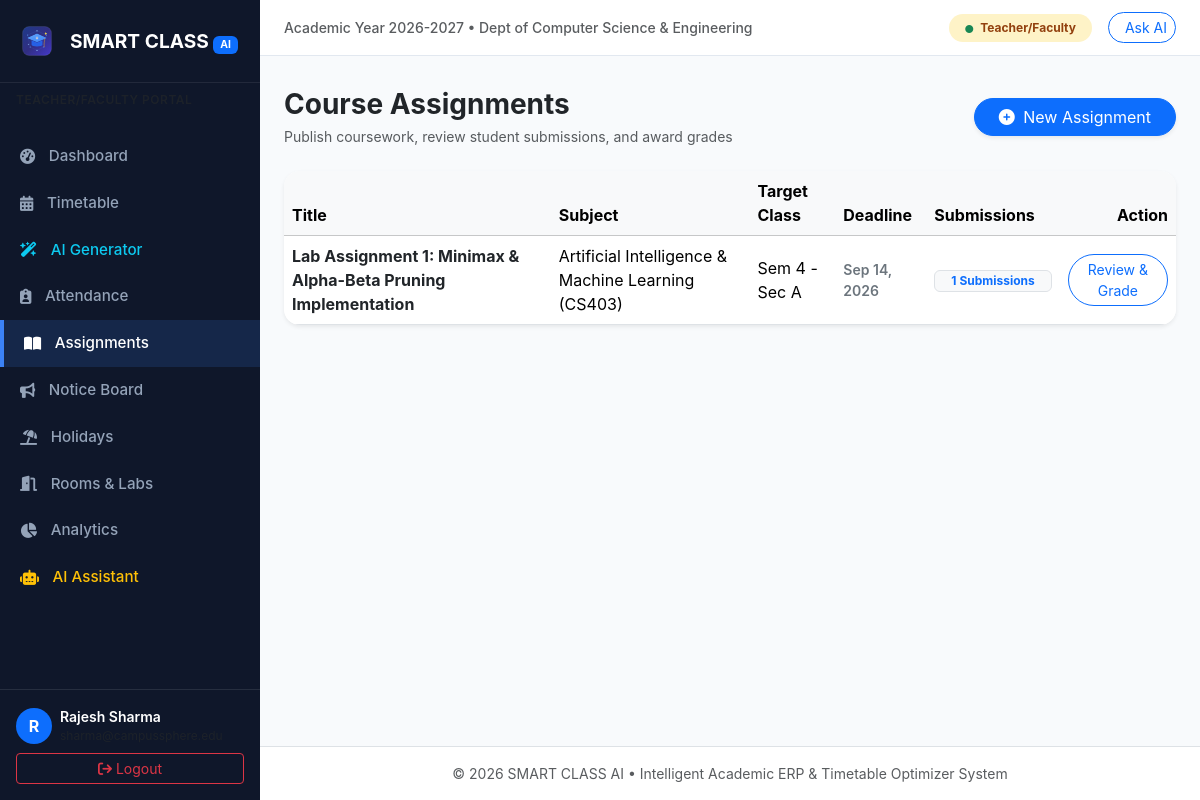
Page /assignments/ (signed in) on the committed database.
### erp/models.py (models this page shows, shortened)
class Profile(models.Model):
    ROLE_CHOICES = (
        ('student', 'Student'),
        ('teacher', 'Teacher/Faculty'),
        ('admin', 'Admin/Staff'),
    )
    user = models.OneToOneField(User, on_delete=models.CASCADE, related_name='profile')
    role = models.CharField(max_length=20, choices=ROLE_CHOICES, default='student')
    id_number = models.CharField(max_length=50, blank=True, null=True, help_text="Roll No or Faculty ID")
    department = models.CharField(max_length=100, default='Computer Science & Engineering')
    phone = models.CharField(max_length=20, blank=True, null=True)
    semester = models.IntegerField(default=1, blank=True, null=True)
    section = models.CharField(max_length=10, default='A', blank=True, null=True)
    avatar = models.FileField(upload_to='profiles/', blank=True, null=True)

class Assignment(models.Model):
    title = models.CharField(max_length=200)
    description = models.TextField()
    subject = models.ForeignKey(Subject, on_delete=models.CASCADE, related_name='assignments')
    faculty = models.ForeignKey(User, on_delete=models.CASCADE, related_name='created_assignments')
    semester = models.IntegerField(default=1)
    section = models.CharField(max_length=10, default='A')
    due_date = models.DateTimeField()
    max_marks = models.PositiveIntegerField(default=100)
    attachment = models.FileField(upload_to='assignments/', blank=True, null=True)
    created_at = models.DateTimeField(auto_now_add=True)
    class Meta:
        ordering = ['-created_at']

class Subject(models.Model):
    code = models.CharField(max_length=20, unique=True)
    name = models.CharField(max_length=150)
    department = models.CharField(max_length=100, default='Computer Science & Engineering')
    semester = models.IntegerField(default=1)
    credits = models.PositiveIntegerField(default=3)
    faculty = models.ForeignKey(User, on_delete=models.SET_NULL, null=True, blank=True, related_name='assigned_subjects')

### erp/views.py (the view)
# urls.py: path('assignments/', views.assignment_list, name='assignment_list'),
@login_required
def assignment_list(request):
    profile = getattr(request.user, 'profile', None)
    if profile.role == 'student':
        assignments = Assignment.objects.filter(
            semester=profile.semester,
            section=profile.section
        ).select_related('subject', 'faculty')
        my_submissions = {s.assignment_id: s for s in AssignmentSubmission.objects.filter(student=request.user)}
        return render(request, 'academic/student_assignments.html', {
            'assignments': assignments,
            'my_submissions': my_submissions,
        })
    else:
        if profile.role == 'teacher':
            assignments = Assignment.objects.filter(faculty=request.user).select_related('subject')
        else:
            assignments = Assignment.objects.all().select_related('subject', 'faculty')
        return render(request, 'academic/teacher_assignments.html', {'assignments': assignments})

### templates/academic/teacher_assignments.html (shortened to what this page needs)
{% extends 'base.html' %}
{% block content %}
<div class="d-flex flex-wrap align-items-center justify-content-between gap-3 mb-4">
    <div>
        <h3 class="fw-bold text-dark mb-1">Course Assignments</h3>
        <p class="text-muted small mb-0">Publish coursework, review student submissions, and award grades</p>
    </div>
    <a href="{% url 'assignment_create' %}" class="btn btn-primary rounded-pill px-4 shadow-sm">
        <i class="fa-solid fa-plus-circle me-1"></i> New Assignment
    </a>
</div>
<div class="card border-0 shadow-sm rounded-4 overflow-hidden">
    <div class="table-responsive">
        <table class="table table-hover align-middle mb-0">
            <thead class="table-light">
                <tr>
                    <th>Title</th>
                    <th>Subject</th>
                    <th>Target Class</th>
                    <th>Deadline</th>
                    <th>Submissions</th>
                    <th class="text-end">Action</th>
                </tr>
            </thead>
            <tbody>
                {% for a in assignments %}
                <tr>
                    <td>
                        <a href="{% url 'assignment_detail' a.id %}" class="fw-bold text-dark text-decoration-none">
                            {{ a.title }}
                        </a>
                    </td>
                    <td>{{ a.subject.name }} ({{ a.subject.code }})</td>
                    <td>Sem {{ a.semester }} - Sec {{ a.section }}</td>
                    <td class="small fw-semibold text-secondary">{{ a.due_date|date:"M d, Y" }}</td>
                    <td>
                        <span class="badge bg-light text-primary border px-3 py-1">
                            {{ a.submissions.count }} Submissions
                        </span>
                    </td>
                    <td class="text-end">
                        <a href="{% url 'assignment_detail' a.id %}" class="btn btn-sm btn-outline-primary rounded-pill px-3">
                            Review & Grade
                        </a>
                    </td>
                </tr>
                {% empty %}
                <tr>
                    <td colspan="6" class="text-center py-4 text-muted">No assignments created yet.</td>
                </tr>
                {% endfor %}
            </tbody>
        </table>
    </div>
</div>
{% endblock %}

### templates/base.html (shortened to what this page needs)
{% load static %}
<!DOCTYPE html>
<html lang="en">
<head>
    <link href="https://cdn.jsdelivr.net/npm/bootstrap@5.3.3/dist/css/bootstrap.min.css" rel="stylesheet">
    <link href="https://cdnjs.cloudflare.com/ajax/libs/font-awesome/6.5.1/css/all.min.css" rel="stylesheet">
    <link href="{% static 'css/style.css' %}" rel="stylesheet">
</head>
<body>
    {% if user.is_authenticated %}
    <div class="app-wrapper">
        <nav class="sidebar">
            <div class="sidebar-brand">
                <img src="{% static 'images/logo.svg' %}" alt="Logo" width="34" height="34" class="me-1">
                <span>SMART CLASS <span class="badge bg-primary text-white" style="font-size: 0.65rem;">AI</span></span>
            </div>
            <div class="px-3 py-2 text-muted small text-uppercase fw-semibold" style="letter-spacing: 0.5px; font-size: 0.75rem;">
            </div>
            <ul class="sidebar-menu flex-grow-1">
                <li>
                    <a href="{% url 'dashboard' %}" class="{% if request.resolver_match.url_name in 'dashboard,student_dashboard,teacher_dashboard,admin_dashboard' %}active{% endif %}">
                        <i class="fa-solid fa-gauge-high"></i> Dashboard
                    </a>
                </li>
                <li>
                    <a href="{% url 'view_timetable' %}" class="{% if 'timetable' in request.path and 'ai-generator' not in request.path %}active{% endif %}">
                        <i class="fa-solid fa-calendar-days"></i> Timetable
                    </a>
                </li>
                {% if user.profile.role != 'student' %}
                <li>
                    <a href="{% url 'ai_timetable' %}" class="{% if 'ai-generator' in request.path %}active{% endif %} text-info">
                        <i class="fa-solid fa-wand-magic-sparkles"></i> AI Generator
                    </a>
                </li>
                {% endif %}
                <li>
                    <a href="{% url 'attendance_list' %}" class="{% if 'attendance' in request.path %}active{% endif %}">
                        <i class="fa-solid fa-clipboard-user"></i> Attendance
                    </a>
                </li>
                <li>
                    <a href="{% url 'assignment_list' %}" class="{% if 'assignments' in request.path %}active{% endif %}">
                        <i class="fa-solid fa-book-open"></i> Assignments
                    </a>
                </li>
                <li>
                    <a href="{% url 'notice_list' %}" class="{% if 'notices' in request.path %}active{% endif %}">
                        <i class="fa-solid fa-bullhorn"></i> Notice Board
                    </a>
                </li>
                <li>
                    <a href="{% url 'holiday_list' %}" class="{% if 'holidays' in request.path %}active{% endif %}">
                        <i class="fa-solid fa-umbrella-beach"></i> Holidays
                    </a>
                </li>
                <li>
                    <a href="{% url 'room_list' %}" class="{% if 'rooms' in request.path %}active{% endif %}">
                        <i class="fa-solid fa-door-open"></i> Rooms & Labs
                    </a>
                </li>
                {% if user.profile.role != 'student' %}
                <li>
                    <a href="{% url 'analytics' %}" class="{% if 'analytics' in request.path %}active{% endif %}">
                        <i class="fa-solid fa-chart-pie"></i> Analytics
                    </a>
                </li>
                {% endif %}
                <li>
                    <a href="{% url 'ai_assistant' %}" class="{% if 'ai-assistant' in request.path %}active{% endif %} text-warning">
                        <i class="fa-solid fa-robot"></i> AI Assistant
                    </a>
                </li>
            </ul>
            <div class="p-3 border-top border-secondary border-opacity-25">
                <div class="d-flex align-items-center gap-2">
                    <div class="rounded-circle bg-primary text-white d-flex align-items-center justify-content-center fw-bold" style="width: 36px; height: 36px;">
                        {{ user.first_name|default:user.username|slice:":1"|upper }}
                    </div>
                    <div class="overflow-hidden">
                        <div class="text-white text-truncate fw-semibold small">{{ user.get_full_name|default:user.username }}</div>
                        <div class="text-muted text-truncate" style="font-size: 0.75rem;">{{ user.email }}</div>
                    </div>
                </div>
                <a href="{% url 'logout' %}" class="btn btn-outline-danger btn-sm w-100 mt-2">
                    <i class="fa-solid fa-arrow-right-from-bracket"></i> Logout
                </a>
            </div>
        </nav>
        <div class="main-content">
            <header class="top-navbar">
                <div class="d-flex align-items-center gap-2">
                    <span class="text-muted small fw-medium">Academic Year 2026-2027 • Dept of Computer Science & Engineering</span>
                </div>
                <div class="d-flex align-items-center gap-3">
                    <span class="badge rounded-pill px-3 py-2
                        {% if user.profile.role == 'student' %}badge-role-student
                        {% elif user.profile.role == 'teacher' %}badge-role-teacher
                        {% else %}badge-role-admin{% endif %}">
                        <i class="fa-solid fa-circle text-success me-1" style="font-size: 0.5rem;"></i>
                        {{ user.profile.get_role_display|default:"User" }}
                    </span>
                    <a href="{% url 'ai_assistant' %}" class="btn btn-sm btn-outline-primary rounded-pill">
                         Ask AI
                    </a>
                </div>
            </header>
            <div class="container-fluid px-4 pt-3">
            </div>
            <main class="container-fluid px-4 py-3 flex-grow-1">
                {% block content %}{% endblock %}
            </main>
            <footer class="py-3 px-4 border-top text-center text-muted small bg-white mt-auto">
                © 2026 SMART CLASS AI • Intelligent Academic ERP & Timetable Optimizer System
            </footer>
        </div>
    </div>
    {% else %}
    {% block public_content %}{% endblock %}
    {% endif %}
</body>
</html>

### static/css/style.css (style rules this page uses)
:root { --brand-primary: #1e3a8a; --brand-secondary: #4338ca; --brand-accent: #3b82f6; --sidebar-bg: #0f172a; --sidebar-text: #94a3b8; --sidebar-active: #3b82f6; --card-bg: #ffffff; --body-bg: #f8fafc; --text-main: #1e293b; --text-muted: #64748b; --border-color: #e2e8f0; }
body { background-color: var(--body-bg); color: var(--text-main); font-family: -apple-system, BlinkMacSystemFont, "Segoe UI", Roboto, "Helvetica Neue", Arial, sans-serif; min-height: 100vh; }
.app-wrapper { display: flex; min-height: 100vh; }
.sidebar { width: 260px; background-color: var(--sidebar-bg); color: var(--sidebar-text); flex-shrink: 0; display: flex; flex-direction: column; transition: all 0.3s ease; }
.sidebar-brand { padding: 1.5rem 1.25rem; font-size: 1.2rem; font-weight: 700; color: #ffffff; display: flex; align-items: center; gap: 0.75rem; border-bottom: 1px solid rgba(255, 255, 255, 0.08); }
.sidebar-menu { padding: 1rem 0; list-style: none; margin: 0; }
.sidebar-menu li a { display: flex; align-items: center; gap: 0.85rem; padding: 0.75rem 1.25rem; color: var(--sidebar-text); text-decoration: none; font-weight: 500; font-size: 0.95rem; transition: all 0.2s; }
.sidebar-menu li a:hover, .sidebar-menu li a.active { color: #ffffff; background-color: rgba(59, 130, 246, 0.15); border-left: 4px solid var(--sidebar-active); }
.main-content { flex-grow: 1; display: flex; flex-direction: column; overflow-x: hidden; }
.top-navbar { background-color: #ffffff; border-bottom: 1px solid var(--border-color); padding: 0.75rem 1.5rem; display: flex; align-items: center; justify-content: space-between; }
.badge-role-teacher { background-color: #fef3c7; color: #92400e; }

### rows in the picture
Assignment: title "Lab Assignment 1: Minimax & Alpha-Beta Pruning Implementation", subject.name "Artificial Intelligence & Machine Learning", subject.code "CS403", semester "4", section "A", due_date "Sep 14, 2026", submissions.count "1"

### other values in the picture
{{ user.first_name|default:user.username|slice:":1"|upper }} "R"
{{ user.get_full_name|default:user.username }} "Rajesh Sharma"
{{ user.profile.get_role_display|default:"User" }} "Teacher/Faculty"
